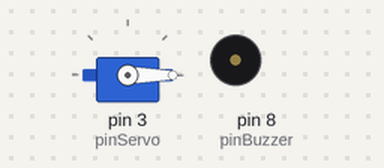
Bench run of a sketch on a simulated Arduino Uno, built with avr-gcc and run on an emulated ATmega328P. Shown: servo, buzzer (waves = sounding).

Above: at 0.1 s.
At 12.6 s:
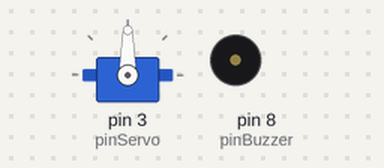
At 127.6 s:
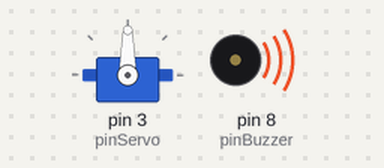
Timing chart, 0 to 130.0 s (numbered marks = the images above):
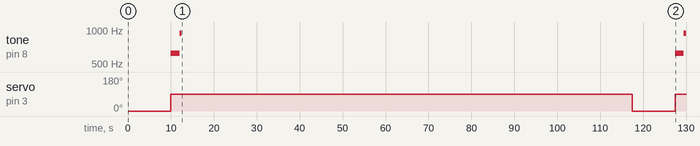

The sketch:

Servo_Code.ino
```cpp
#include <Wire.h>
#include "rgb_lcd.h"
#include <Servo.h>
rgb_lcd lcd;

int pinServo = 3;
int pinBuzzer = 8;

Servo groveServo;

void setup() {

  groveServo.attach(pinServo);
  pinMode(pinBuzzer, OUTPUT);

}

void loop() {

  groveServo.write(0);
  delay(10000);

  //if() { //If all the things are completed then it will open

    groveServo.write(90);
    lcd.clear();
    lcd.print("Congratulations!");

    double D5 = 622.25;
    double A5 = 932.33;

    tone(pinBuzzer, D5);
    delay(1000);
    tone(pinBuzzer, D5);
    delay(500);
    tone(pinBuzzer, D5);
    delay(500);
    tone(pinBuzzer, A5);
    delay(500);
    noTone(pinBuzzer);


    int i;

    for(i=0;i<5;i++) {

      lcd.setRGB(255,0,0);
      delay(10000);
      lcd.setRGB(0,255,0);
      delay(10000);
      lcd.setRGB(0,0,255);
      delay(1000);

    }

  //}


}
```

Measured:
- by itself, tone on pin 8 (pinBuzzer): plays 622 Hz for 2.0 s, 932 Hz for 0.50 s, 622 Hz for 2.0 s, 932 Hz for 0.49 s
- by itself, servo on pin 3 (pinServo): 0° → 90° at 10.0 s, → 0° 108 s later, → 90° 10.0 s later
